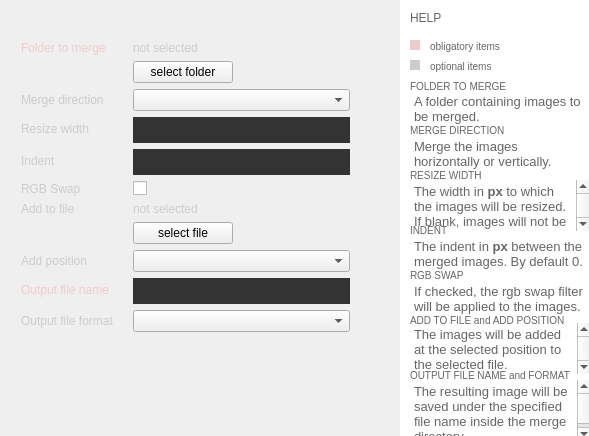
<?xml version="1.0" encoding="UTF-8"?>
<ui version="4.0">
 <class>Widget</class>
 <widget class="QWidget" name="Widget">
  <property name="geometry">
   <rect>
    <x>0</x>
    <y>0</y>
    <width>589</width>
    <height>436</height>
   </rect>
  </property>
  <property name="minimumSize">
   <size>
    <width>589</width>
    <height>436</height>
   </size>
  </property>
  <property name="windowTitle">
   <string>Widget</string>
  </property>
  <property name="styleSheet">
   <string notr="true">#Widget{

background-color: qlineargradient(x1: 0, y1: 0, x2: 0, y2: 1,
stop: 0 #000000, stop: 1 #666666);


}
QLabel {
color:#cccccc;
}

#back {
background-color: qlineargradient(x1: 0, y1: 0, x2: 0, y2: 1,
stop: 0 #69cff6, stop: 1 #00a0c6);
border-radius: 9px;
}




#indent, #fileOutput, #resize {
background-color: #333333;
border:none;
padding:5px;
color:#cccccc;
}

#resize:focus {
border:#00cccc;
}

#indent:focus, #fileOutput:focus {
border:#00cccc;
}

</string>
  </property>
  <widget class="QWidget" name="formLayoutWidget">
   <property name="geometry">
    <rect>
     <x>10</x>
     <y>30</y>
     <width>351</width>
     <height>501</height>
    </rect>
   </property>
   <layout class="QFormLayout" name="formLayout">
    <property name="fieldGrowthPolicy">
     <enum>QFormLayout::AllNonFixedFieldsGrow</enum>
    </property>
    <item row="2" column="0">
     <widget class="QLabel" name="label">
      <property name="toolTip">
       <string>Select a folder with images you want to merge</string>
      </property>
      <property name="styleSheet">
       <string notr="true">color:#eecccc</string>
      </property>
      <property name="text">
       <string>Folder to merge    </string>
      </property>
     </widget>
    </item>
    <item row="2" column="1">
     <widget class="QLabel" name="folderInput">
      <property name="text">
       <string>not selected</string>
      </property>
     </widget>
    </item>
    <item row="3" column="1">
     <widget class="QPushButton" name="selectFolder">
      <property name="maximumSize">
       <size>
        <width>100</width>
        <height>16777215</height>
       </size>
      </property>
      <property name="text">
       <string>select folder</string>
      </property>
     </widget>
    </item>
    <item row="4" column="0">
     <widget class="QLabel" name="label_3">
      <property name="text">
       <string>Merge direction    </string>
      </property>
     </widget>
    </item>
    <item row="4" column="1">
     <widget class="QComboBox" name="mergeDirection"/>
    </item>
    <item row="5" column="0">
     <widget class="QLabel" name="label_7">
      <property name="text">
       <string>Resize width    </string>
      </property>
     </widget>
    </item>
    <item row="5" column="1">
     <widget class="QLineEdit" name="resize"/>
    </item>
    <item row="6" column="0">
     <widget class="QLabel" name="label_6">
      <property name="text">
       <string>Indent    </string>
      </property>
     </widget>
    </item>
    <item row="6" column="1">
     <widget class="QLineEdit" name="indent"/>
    </item>
    <item row="7" column="0">
     <widget class="QLabel" name="label_8">
      <property name="text">
       <string>RGB Swap    </string>
      </property>
     </widget>
    </item>
    <item row="7" column="1">
     <widget class="QCheckBox" name="rgbSwap">
      <property name="text">
       <string/>
      </property>
     </widget>
    </item>
    <item row="8" column="0">
     <widget class="QLabel" name="label_2">
      <property name="text">
       <string>Add to file    </string>
      </property>
     </widget>
    </item>
    <item row="8" column="1">
     <widget class="QLabel" name="addToFile">
      <property name="text">
       <string>not selected</string>
      </property>
     </widget>
    </item>
    <item row="9" column="1">
     <widget class="QPushButton" name="selectFile">
      <property name="maximumSize">
       <size>
        <width>100</width>
        <height>16777215</height>
       </size>
      </property>
      <property name="text">
       <string>select file</string>
      </property>
     </widget>
    </item>
    <item row="10" column="0">
     <widget class="QLabel" name="label_4">
      <property name="text">
       <string>Add position    </string>
      </property>
     </widget>
    </item>
    <item row="10" column="1">
     <widget class="QComboBox" name="addPosition"/>
    </item>
    <item row="11" column="0">
     <widget class="QLabel" name="label_5">
      <property name="styleSheet">
       <string notr="true">color:#eecccc;</string>
      </property>
      <property name="text">
       <string>Output file name    </string>
      </property>
     </widget>
    </item>
    <item row="11" column="1">
     <widget class="QLineEdit" name="fileOutput"/>
    </item>
    <item row="12" column="0">
     <widget class="QLabel" name="label_9">
      <property name="text">
       <string>Output file format    </string>
      </property>
     </widget>
    </item>
    <item row="12" column="1">
     <widget class="QComboBox" name="format"/>
    </item>
    <item row="13" column="0">
     <spacer name="horizontalSpacer">
      <property name="orientation">
       <enum>Qt::Horizontal</enum>
      </property>
      <property name="sizeHint" stdset="0">
       <size>
        <width>100</width>
        <height>20</height>
       </size>
      </property>
     </spacer>
    </item>
    <item row="14" column="1">
     <spacer name="verticalSpacer">
      <property name="orientation">
       <enum>Qt::Vertical</enum>
      </property>
      <property name="sizeHint" stdset="0">
       <size>
        <width>20</width>
        <height>40</height>
       </size>
      </property>
     </spacer>
    </item>
    <item row="15" column="0">
     <spacer name="horizontalSpacer_2">
      <property name="orientation">
       <enum>Qt::Horizontal</enum>
      </property>
      <property name="sizeHint" stdset="0">
       <size>
        <width>100</width>
        <height>20</height>
       </size>
      </property>
     </spacer>
    </item>
    <item row="15" column="1">
     <widget class="QPushButton" name="proceed">
      <property name="maximumSize">
       <size>
        <width>100</width>
        <height>16777215</height>
       </size>
      </property>
      <property name="text">
       <string>Proceed</string>
      </property>
     </widget>
    </item>
   </layout>
  </widget>
  <widget class="QLabel" name="back">
   <property name="geometry">
    <rect>
     <x>140</x>
     <y>10</y>
     <width>241</width>
     <height>335</height>
    </rect>
   </property>
   <property name="text">
    <string/>
   </property>
  </widget>
  <widget class="QTextBrowser" name="textBrowser">
   <property name="geometry">
    <rect>
     <x>410</x>
     <y>180</y>
     <width>180</width>
     <height>51</height>
    </rect>
   </property>
   <property name="styleSheet">
    <string notr="true">color:#666666;
background-color:transparent;</string>
   </property>
   <property name="frameShape">
    <enum>QFrame::NoFrame</enum>
   </property>
   <property name="html">
    <string>&lt;!DOCTYPE HTML PUBLIC &quot;-//W3C//DTD HTML 4.0//EN&quot; &quot;http://www.w3.org/TR/REC-html40/strict.dtd&quot;&gt;
&lt;html&gt;&lt;head&gt;&lt;meta name=&quot;qrichtext&quot; content=&quot;1&quot; /&gt;&lt;style type=&quot;text/css&quot;&gt;
p, li { white-space: pre-wrap; }
&lt;/style&gt;&lt;/head&gt;&lt;body style=&quot; font-family:'Lucida Grande'; font-size:13pt; font-weight:400; font-style:normal;&quot;&gt;
&lt;p style=&quot; margin-top:0px; margin-bottom:0px; margin-left:0px; margin-right:0px; -qt-block-indent:0; text-indent:0px;&quot;&gt;&lt;span style=&quot; font-size:10pt;&quot;&gt;The width in &lt;/span&gt;&lt;span style=&quot; font-size:10pt; font-weight:600;&quot;&gt;px&lt;/span&gt;&lt;span style=&quot; font-size:10pt;&quot;&gt; to which the images will be resized. If blank, images will not be resized.&lt;/span&gt;&lt;/p&gt;&lt;/body&gt;&lt;/html&gt;</string>
   </property>
  </widget>
  <widget class="QTextBrowser" name="textBrowser_2">
   <property name="geometry">
    <rect>
     <x>410</x>
     <y>235</y>
     <width>181</width>
     <height>41</height>
    </rect>
   </property>
   <property name="styleSheet">
    <string notr="true">color:#666666;
background-color:transparent;</string>
   </property>
   <property name="frameShape">
    <enum>QFrame::NoFrame</enum>
   </property>
   <property name="html">
    <string>&lt;!DOCTYPE HTML PUBLIC &quot;-//W3C//DTD HTML 4.0//EN&quot; &quot;http://www.w3.org/TR/REC-html40/strict.dtd&quot;&gt;
&lt;html&gt;&lt;head&gt;&lt;meta name=&quot;qrichtext&quot; content=&quot;1&quot; /&gt;&lt;style type=&quot;text/css&quot;&gt;
p, li { white-space: pre-wrap; }
&lt;/style&gt;&lt;/head&gt;&lt;body style=&quot; font-family:'Lucida Grande'; font-size:13pt; font-weight:400; font-style:normal;&quot;&gt;
&lt;p style=&quot; margin-top:0px; margin-bottom:0px; margin-left:0px; margin-right:0px; -qt-block-indent:0; text-indent:0px;&quot;&gt;&lt;span style=&quot; font-size:10pt;&quot;&gt;The indent in &lt;/span&gt;&lt;span style=&quot; font-size:10pt; font-weight:600;&quot;&gt;px&lt;/span&gt;&lt;span style=&quot; font-size:10pt;&quot;&gt; between the merged images. By default 0.&lt;/span&gt;&lt;/p&gt;&lt;/body&gt;&lt;/html&gt;</string>
   </property>
  </widget>
  <widget class="QTextBrowser" name="textBrowser_3">
   <property name="geometry">
    <rect>
     <x>410</x>
     <y>323</y>
     <width>181</width>
     <height>51</height>
    </rect>
   </property>
   <property name="styleSheet">
    <string notr="true">color:#666666;
background-color:transparent;</string>
   </property>
   <property name="frameShape">
    <enum>QFrame::NoFrame</enum>
   </property>
   <property name="html">
    <string>&lt;!DOCTYPE HTML PUBLIC &quot;-//W3C//DTD HTML 4.0//EN&quot; &quot;http://www.w3.org/TR/REC-html40/strict.dtd&quot;&gt;
&lt;html&gt;&lt;head&gt;&lt;meta name=&quot;qrichtext&quot; content=&quot;1&quot; /&gt;&lt;style type=&quot;text/css&quot;&gt;
p, li { white-space: pre-wrap; }
&lt;/style&gt;&lt;/head&gt;&lt;body style=&quot; font-family:'Lucida Grande'; font-size:13pt; font-weight:400; font-style:normal;&quot;&gt;
&lt;p style=&quot; margin-top:0px; margin-bottom:0px; margin-left:0px; margin-right:0px; -qt-block-indent:0; text-indent:0px;&quot;&gt;&lt;span style=&quot; font-size:10pt;&quot;&gt;The images will be added at the selected position to the selected file.&lt;/span&gt;&lt;/p&gt;&lt;/body&gt;&lt;/html&gt;</string>
   </property>
  </widget>
  <widget class="QLabel" name="label_10">
   <property name="geometry">
    <rect>
     <x>410</x>
     <y>40</y>
     <width>10</width>
     <height>10</height>
    </rect>
   </property>
   <property name="styleSheet">
    <string notr="true">background-color:#eecccc;</string>
   </property>
   <property name="text">
    <string/>
   </property>
  </widget>
  <widget class="QLabel" name="label_11">
   <property name="geometry">
    <rect>
     <x>430</x>
     <y>38</y>
     <width>121</width>
     <height>16</height>
    </rect>
   </property>
   <property name="styleSheet">
    <string notr="true">font-size:10px;
color:#666666;</string>
   </property>
   <property name="text">
    <string>obligatory items</string>
   </property>
  </widget>
  <widget class="QLabel" name="label_12">
   <property name="geometry">
    <rect>
     <x>430</x>
     <y>58</y>
     <width>121</width>
     <height>16</height>
    </rect>
   </property>
   <property name="styleSheet">
    <string notr="true">color:#666666;font-size:10px;</string>
   </property>
   <property name="text">
    <string>optional items</string>
   </property>
  </widget>
  <widget class="QLabel" name="label_13">
   <property name="geometry">
    <rect>
     <x>410</x>
     <y>60</y>
     <width>10</width>
     <height>10</height>
    </rect>
   </property>
   <property name="styleSheet">
    <string notr="true">background-color:#cccccc;</string>
   </property>
   <property name="text">
    <string/>
   </property>
  </widget>
  <widget class="QLabel" name="label_14">
   <property name="geometry">
    <rect>
     <x>400</x>
     <y>0</y>
     <width>7452</width>
     <height>8157</height>
    </rect>
   </property>
   <property name="styleSheet">
    <string notr="true">background-color:#ffffff;</string>
   </property>
   <property name="text">
    <string/>
   </property>
  </widget>
  <widget class="QLabel" name="label_15">
   <property name="geometry">
    <rect>
     <x>410</x>
     <y>10</y>
     <width>62</width>
     <height>16</height>
    </rect>
   </property>
   <property name="styleSheet">
    <string notr="true">color:#666666</string>
   </property>
   <property name="text">
    <string>HELP</string>
   </property>
  </widget>
  <widget class="QLabel" name="label_16">
   <property name="geometry">
    <rect>
     <x>410</x>
     <y>76</y>
     <width>131</width>
     <height>20</height>
    </rect>
   </property>
   <property name="styleSheet">
    <string notr="true">color:#666666;FONT-SIZE:10px;</string>
   </property>
   <property name="text">
    <string>FOLDER TO MERGE</string>
   </property>
  </widget>
  <widget class="QTextBrowser" name="textBrowser_4">
   <property name="geometry">
    <rect>
     <x>410</x>
     <y>90</y>
     <width>181</width>
     <height>41</height>
    </rect>
   </property>
   <property name="styleSheet">
    <string notr="true">color:#666666;
background-color:transparent;</string>
   </property>
   <property name="frameShape">
    <enum>QFrame::NoFrame</enum>
   </property>
   <property name="html">
    <string>&lt;!DOCTYPE HTML PUBLIC &quot;-//W3C//DTD HTML 4.0//EN&quot; &quot;http://www.w3.org/TR/REC-html40/strict.dtd&quot;&gt;
&lt;html&gt;&lt;head&gt;&lt;meta name=&quot;qrichtext&quot; content=&quot;1&quot; /&gt;&lt;style type=&quot;text/css&quot;&gt;
p, li { white-space: pre-wrap; }
&lt;/style&gt;&lt;/head&gt;&lt;body style=&quot; font-family:'Lucida Grande'; font-size:13pt; font-weight:400; font-style:normal;&quot;&gt;
&lt;p style=&quot; margin-top:0px; margin-bottom:0px; margin-left:0px; margin-right:0px; -qt-block-indent:0; text-indent:0px;&quot;&gt;&lt;span style=&quot; font-size:10pt;&quot;&gt;A folder containing images to be merged.&lt;/span&gt;&lt;/p&gt;&lt;/body&gt;&lt;/html&gt;</string>
   </property>
  </widget>
  <widget class="QLabel" name="label_17">
   <property name="geometry">
    <rect>
     <x>410</x>
     <y>120</y>
     <width>131</width>
     <height>20</height>
    </rect>
   </property>
   <property name="styleSheet">
    <string notr="true">color:#666666;FONT-SIZE:10px;</string>
   </property>
   <property name="text">
    <string>MERGE DIRECTION</string>
   </property>
  </widget>
  <widget class="QTextBrowser" name="textBrowser_5">
   <property name="geometry">
    <rect>
     <x>410</x>
     <y>135</y>
     <width>181</width>
     <height>41</height>
    </rect>
   </property>
   <property name="styleSheet">
    <string notr="true">color:#666666;
background-color:transparent;
font-size:10px;</string>
   </property>
   <property name="frameShape">
    <enum>QFrame::NoFrame</enum>
   </property>
   <property name="html">
    <string>&lt;!DOCTYPE HTML PUBLIC &quot;-//W3C//DTD HTML 4.0//EN&quot; &quot;http://www.w3.org/TR/REC-html40/strict.dtd&quot;&gt;
&lt;html&gt;&lt;head&gt;&lt;meta name=&quot;qrichtext&quot; content=&quot;1&quot; /&gt;&lt;style type=&quot;text/css&quot;&gt;
p, li { white-space: pre-wrap; }
&lt;/style&gt;&lt;/head&gt;&lt;body style=&quot; font-family:'Lucida Grande'; font-weight:400; font-style:normal;&quot;&gt;
&lt;p style=&quot; margin-top:0px; margin-bottom:0px; margin-left:0px; margin-right:0px; -qt-block-indent:0; text-indent:0px;&quot;&gt;&lt;span style=&quot; font-size:10pt;&quot;&gt;Merge the images horizontally or vertically.&lt;/span&gt;&lt;/p&gt;&lt;/body&gt;&lt;/html&gt;</string>
   </property>
  </widget>
  <widget class="QLabel" name="label_18">
   <property name="geometry">
    <rect>
     <x>410</x>
     <y>165</y>
     <width>131</width>
     <height>20</height>
    </rect>
   </property>
   <property name="styleSheet">
    <string notr="true">color:#666666;FONT-SIZE:10px;</string>
   </property>
   <property name="text">
    <string>RESIZE WIDTH</string>
   </property>
  </widget>
  <widget class="QLabel" name="label_19">
   <property name="geometry">
    <rect>
     <x>410</x>
     <y>220</y>
     <width>131</width>
     <height>20</height>
    </rect>
   </property>
   <property name="styleSheet">
    <string notr="true">color:#666666;FONT-SIZE:10px;</string>
   </property>
   <property name="text">
    <string>INDENT</string>
   </property>
  </widget>
  <widget class="QLabel" name="label_20">
   <property name="geometry">
    <rect>
     <x>410</x>
     <y>265</y>
     <width>131</width>
     <height>20</height>
    </rect>
   </property>
   <property name="styleSheet">
    <string notr="true">color:#666666;FONT-SIZE:10px;</string>
   </property>
   <property name="text">
    <string>RGB SWAP</string>
   </property>
  </widget>
  <widget class="QTextBrowser" name="textBrowser_6">
   <property name="geometry">
    <rect>
     <x>410</x>
     <y>280</y>
     <width>181</width>
     <height>41</height>
    </rect>
   </property>
   <property name="styleSheet">
    <string notr="true">color:#666666;
background-color:transparent;</string>
   </property>
   <property name="frameShape">
    <enum>QFrame::NoFrame</enum>
   </property>
   <property name="html">
    <string>&lt;!DOCTYPE HTML PUBLIC &quot;-//W3C//DTD HTML 4.0//EN&quot; &quot;http://www.w3.org/TR/REC-html40/strict.dtd&quot;&gt;
&lt;html&gt;&lt;head&gt;&lt;meta name=&quot;qrichtext&quot; content=&quot;1&quot; /&gt;&lt;style type=&quot;text/css&quot;&gt;
p, li { white-space: pre-wrap; }
&lt;/style&gt;&lt;/head&gt;&lt;body style=&quot; font-family:'Lucida Grande'; font-size:13pt; font-weight:400; font-style:normal;&quot;&gt;
&lt;p style=&quot; margin-top:0px; margin-bottom:0px; margin-left:0px; margin-right:0px; -qt-block-indent:0; text-indent:0px;&quot;&gt;&lt;span style=&quot; font-size:10pt;&quot;&gt;If checked, the rgb swap filter will be applied to the images.&lt;/span&gt;&lt;/p&gt;&lt;/body&gt;&lt;/html&gt;</string>
   </property>
  </widget>
  <widget class="QLabel" name="label_21">
   <property name="geometry">
    <rect>
     <x>410</x>
     <y>310</y>
     <width>171</width>
     <height>20</height>
    </rect>
   </property>
   <property name="styleSheet">
    <string notr="true">color:#666666;FONT-SIZE:10px;</string>
   </property>
   <property name="text">
    <string>ADD TO FILE and ADD POSITION</string>
   </property>
  </widget>
  <widget class="QLabel" name="label_22">
   <property name="geometry">
    <rect>
     <x>410</x>
     <y>365</y>
     <width>171</width>
     <height>20</height>
    </rect>
   </property>
   <property name="styleSheet">
    <string notr="true">color:#666666;FONT-SIZE:10px;</string>
   </property>
   <property name="text">
    <string>OUTPUT FILE NAME and FORMAT</string>
   </property>
  </widget>
  <widget class="QTextBrowser" name="textBrowser_7">
   <property name="geometry">
    <rect>
     <x>410</x>
     <y>380</y>
     <width>181</width>
     <height>61</height>
    </rect>
   </property>
   <property name="styleSheet">
    <string notr="true">color:#666666;
background-color:transparent;</string>
   </property>
   <property name="frameShape">
    <enum>QFrame::NoFrame</enum>
   </property>
   <property name="html">
    <string>&lt;!DOCTYPE HTML PUBLIC &quot;-//W3C//DTD HTML 4.0//EN&quot; &quot;http://www.w3.org/TR/REC-html40/strict.dtd&quot;&gt;
&lt;html&gt;&lt;head&gt;&lt;meta name=&quot;qrichtext&quot; content=&quot;1&quot; /&gt;&lt;style type=&quot;text/css&quot;&gt;
p, li { white-space: pre-wrap; }
&lt;/style&gt;&lt;/head&gt;&lt;body style=&quot; font-family:'Lucida Grande'; font-size:13pt; font-weight:400; font-style:normal;&quot;&gt;
&lt;p style=&quot; margin-top:0px; margin-bottom:0px; margin-left:0px; margin-right:0px; -qt-block-indent:0; text-indent:0px;&quot;&gt;&lt;span style=&quot; font-size:10pt;&quot;&gt;The resulting image will be saved under the specified file name inside the merge directory.&lt;/span&gt;&lt;/p&gt;&lt;/body&gt;&lt;/html&gt;</string>
   </property>
  </widget>
  <zorder>label_14</zorder>
  <zorder>back</zorder>
  <zorder>formLayoutWidget</zorder>
  <zorder>textBrowser</zorder>
  <zorder>textBrowser_2</zorder>
  <zorder>textBrowser_3</zorder>
  <zorder>label_10</zorder>
  <zorder>label_11</zorder>
  <zorder>label_12</zorder>
  <zorder>label_13</zorder>
  <zorder>label_15</zorder>
  <zorder>label_16</zorder>
  <zorder>textBrowser_4</zorder>
  <zorder>label_17</zorder>
  <zorder>textBrowser_5</zorder>
  <zorder>label_18</zorder>
  <zorder>label_19</zorder>
  <zorder>label_20</zorder>
  <zorder>textBrowser_6</zorder>
  <zorder>label_21</zorder>
  <zorder>label_22</zorder>
  <zorder>textBrowser_7</zorder>
 </widget>
 <layoutdefault spacing="6" margin="11"/>
 <resources/>
 <connections/>
</ui>
